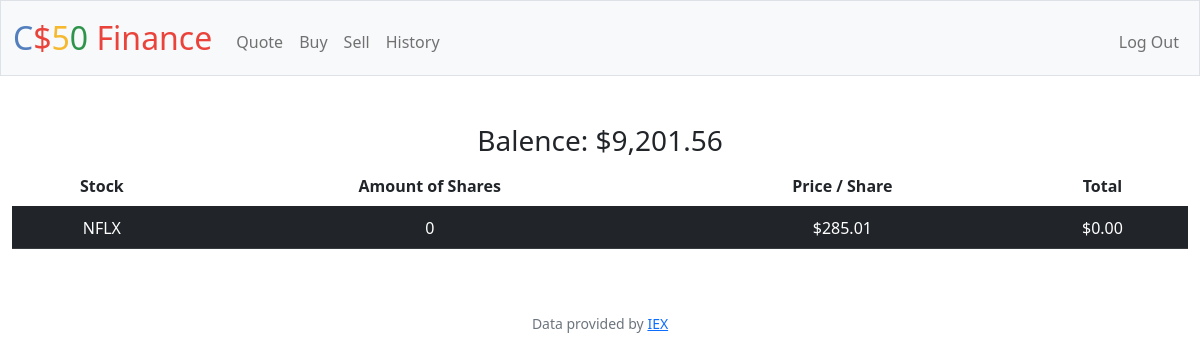
The page / (signed in) on the database its author committed.
### tables this page shows
CREATE TABLE 'Purchases' ('symbol' TEXT, 'shares' INTEGER, 'price' REAL, 'id'  INTEGER PRIMARY KEY  , 'user_id' INTEGER, 'type' TEXT);

### app.py (the view)
@app.route("/")
@login_required
def index():
    user_id = session["user_id"]
    purchases_db = db.execute("SELECT symbol, SUM(SHARES) AS shares, price FROM purchases WHERE user_id = ? GROUP BY symbol", user_id)
    print(purchases_db)
    total = db.execute("SELECT SUM(price) AS total FROM purchases WHERE user_id = ?", user_id)
    total = total[0]['total']
    cash_db = db.execute("SELECT cash FROM users WHERE id = ?", user_id)
    cash = usd(cash_db[0]["cash"])
    return render_template("index.html", database=purchases_db, cash=cash, total=total)

### app.py (called while the page is built)
@app.after_request
def after_request(response):
    response.headers["Cache-Control"] = "no-cache, no-store, must-revalidate"
    response.headers["Expires"] = 0
    response.headers["Pragma"] = "no-cache"
    return response

### helpers.py (called while the page is built)
def login_required(f):
    @wraps(f)
    def decorated_function(*args, **kwargs):
        if session.get("user_id") is None:
            return redirect("/login")
        return f(*args, **kwargs)
    return decorated_function

def usd(value):
    return f"${value:,.2f}"

### templates/index.html (shortened to what this page needs)
{% extends "layout.html" %}
{% block main %}
<h3>Balence: {{ cash }} </h3>
<div class="section" >
 <table class="table table-striped-columns">
    <thead>
        <tr>
            <th scope="col">Stock</th>
            <th cope="col">Amount of Shares</th>
            <th scope="col">Price / Share</th>
            <th scope="col">Total</th>
        </tr>
    </thead>
    <tbody>
        {% for row in database %}
        <tr class="table-dark">
            <td class="table-dark"> {{ row["symbol"] }} </td>
            <td class="table-dark"> {{ row["shares"] }} </td>
            <td class="table-dark"> {{ row["price"] | usd }} </td>
            <td class="table-dark"> {{ (row["shares"] * row["price"]) | usd }} </td>
          </tr>
        {% endfor %}
    </tbody>
    </table>
 </div>
{% endblock %}

### rows shown on the page
Purchases: symbol "NFLX", shares "0", price "$285.01", shares "$0.00"

### other values the page prints
{{ cash }} "$9,201.56"
